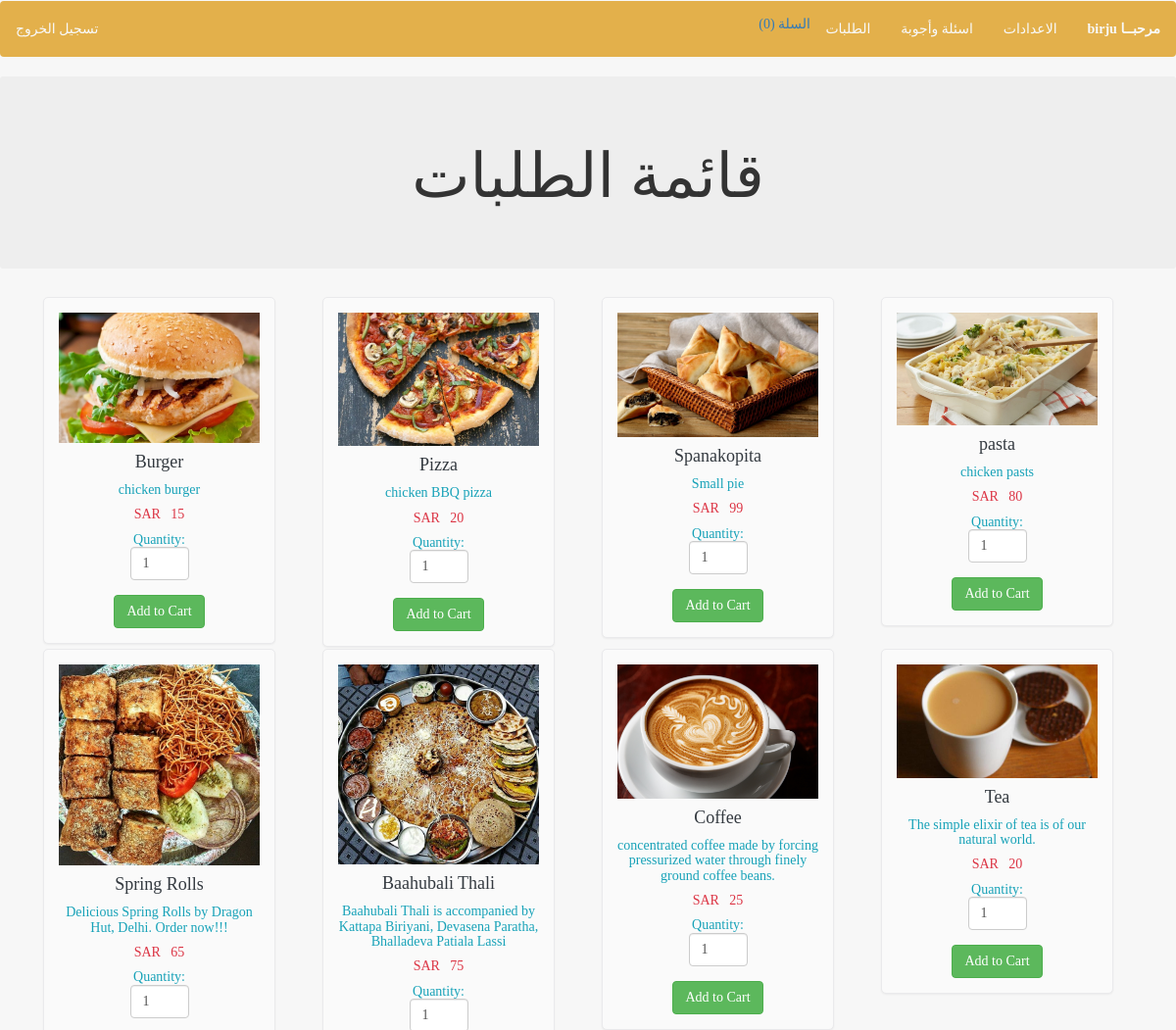
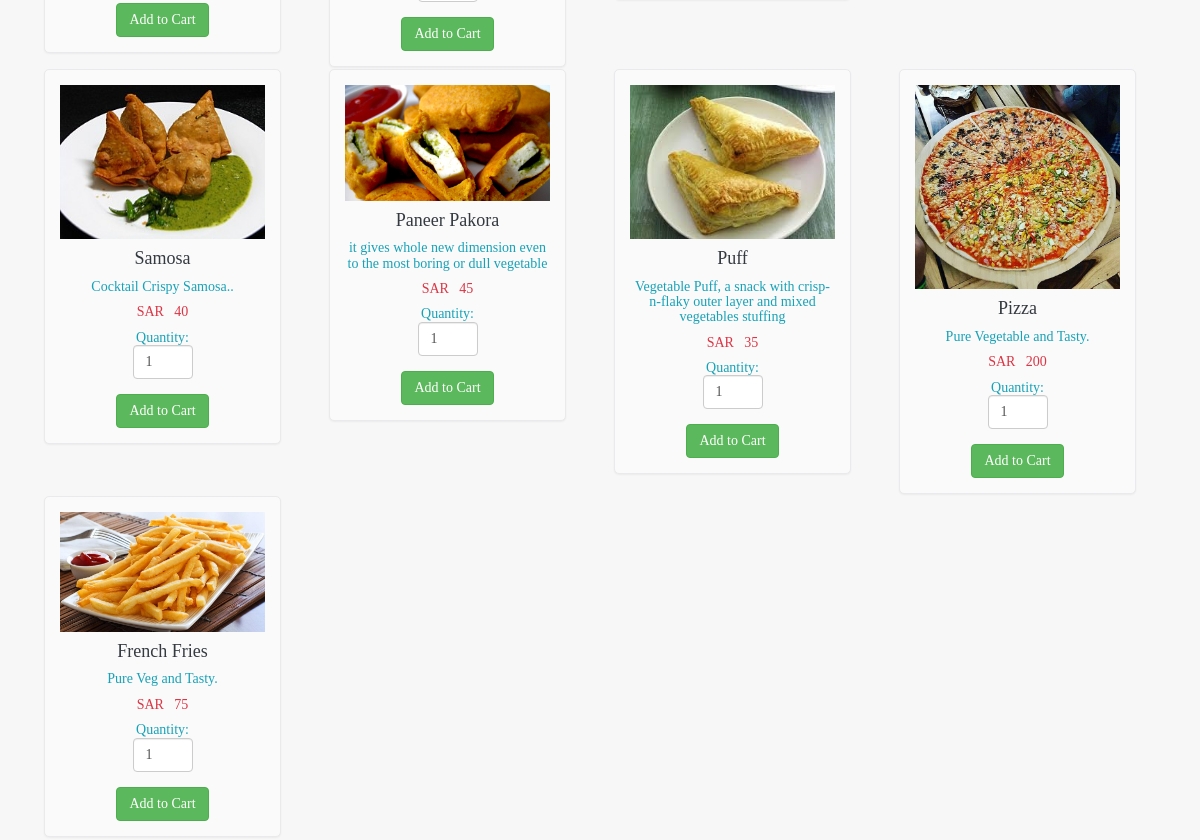
Screenshot of /foodlist.php (signed in) with the database file from the repository (2 pictures, top to bottom).
### tables this page shows
CREATE TABLE `food` (
  `F_ID` int(30) NOT NULL,
  `name` varchar(30) NOT NULL,
  `price` int(30) NOT NULL,
  `description` varchar(200) NOT NULL,
  `R_ID` int(30) NOT NULL,
  `images_path` varchar(200) NOT NULL,
  `options` varchar(10) NOT NULL DEFAULT 'ENABLE'
);

### foodlist.php (the view, shortened to what this page needs)
<?php
include ("nav.php");?>
<html>
  <head>
  </head>
  <link rel="stylesheet" type = "text/css" href ="bootstrap.min.css">
      <link rel=stylesheet type="text/css" href="stayl.css">
  <body>
<div class="jumbotron">
  <div class="container text-center">
    <h1>قائمة الطلبات</h1>
  </div>
</div>
<div class="container" style="width:95%;">
<?php
$conn = mysqli_connect('localhost', 'root', '', 'learn system');
$sql = "SELECT * FROM FOOD WHERE options = 'ENABLE' ORDER BY F_ID";
$result = mysqli_query($conn, $sql);
if (mysqli_num_rows($result) > 0)
{
  $count=0;
  while($row = mysqli_fetch_assoc($result)){
    if ($count == 0)
      echo "<div class='row'>";
?>
<div class="col-md-3">
<form method="post" action="cart.php?action=add&id=<?php echo $row["F_ID"]; ?>">
<div class="mypanel" align="center";>
<img src="<?php echo $row["images_path"]; ?>" class="img-responsive">
<h4 class="text-dark"><?php echo $row["name"]; ?></h4>
<h5 class="text-info"><?php echo $row["description"]; ?></h5>
<h5 class="text-danger">SAR &nbsp; <?php echo $row["price"]; ?></h5>
<h5 class="text-info">Quantity: <input type="number" min="1" max="25" name="quantity" class="form-control" value="1" style="width: 60px;"> </h5>
<input type="submit" name="add" style="margin-top:5px;" class="btn btn-success" value="Add to Cart">
</div>
</form>
</div>
<?php
$count++;
if($count==4)
{
  echo "</div>";
  $count=0;
}
}
?>
</div>
</div>
  <?php
}
?>
</body>
</html>

### stayl.css (style rules this page uses)
* { margin: 0px; padding: 0px; }
body { font-family: myFirstFont; background-color: #f7f7f7; height: 500px; background-position: center; background-repeat: no-repeat; background-size: 1500px 600px; position: relative; }
h1 { font-family: myFirstFont; }

### foodlist.php (style rules this page uses)
body,html { height: 100%; }
body { padding-top: 1px; background-repeat: repeat; background-size: cover; background-position: center; }
.mypanel { border: 1px solid #eaeaec; margin: -1px 19px 3px -1px; box-shadow: 0 1px 2px rgba(0,0,0,0.05); background-color: #FAFAFA; padding:15px; border-radius: 5px; }
input { border: 5px solid white; }

### rows the page displays
food: images_path (picture), name "Burger", description "chicken burger", price "15"
food: images_path (picture), name "Pizza", description "chicken BBQ pizza", price "20"
food: images_path (picture), name "Spanakopita", description "Small pie", price "99"
food: images_path (picture), name "pasta", description "chicken pasts", price "80"
food: images_path (picture), name "Spring Rolls", description "Delicious Spring Rolls by Dragon Hut, Delhi. Order now!!!", price "65"
food: images_path (picture), name "Baahubali Thali", description "Baahubali Thali is accompanied by Kattapa Biriyani, Devasena Paratha, Bhalladeva Patiala Lassi", price "75"
food: images_path (picture), name "Coffee", description "concentrated coffee made by forcing pressurized water through finely ground coffee beans.", price "25"
food: images_path (picture), name "Tea", description "The simple elixir of tea is of our natural world.", price "20"
food: images_path (picture), name "Samosa", description "Cocktail Crispy Samosa..", price "40"
food: images_path (picture), name "Paneer Pakora", description "it gives whole new dimension even to the most boring or dull vegetable", price "45"
food: images_path (picture), name "Puff", description "Vegetable Puff, a snack with crisp-n-flaky outer layer and mixed vegetables stuffing", price "35"
food: images_path (picture), name "Pizza", description "Pure Vegetable and Tasty.", price "200"
food: images_path (picture), name "French Fries", description "Pure Veg and Tasty.", price "75"

### other values shown
$_SESSION['username'] "birju"
